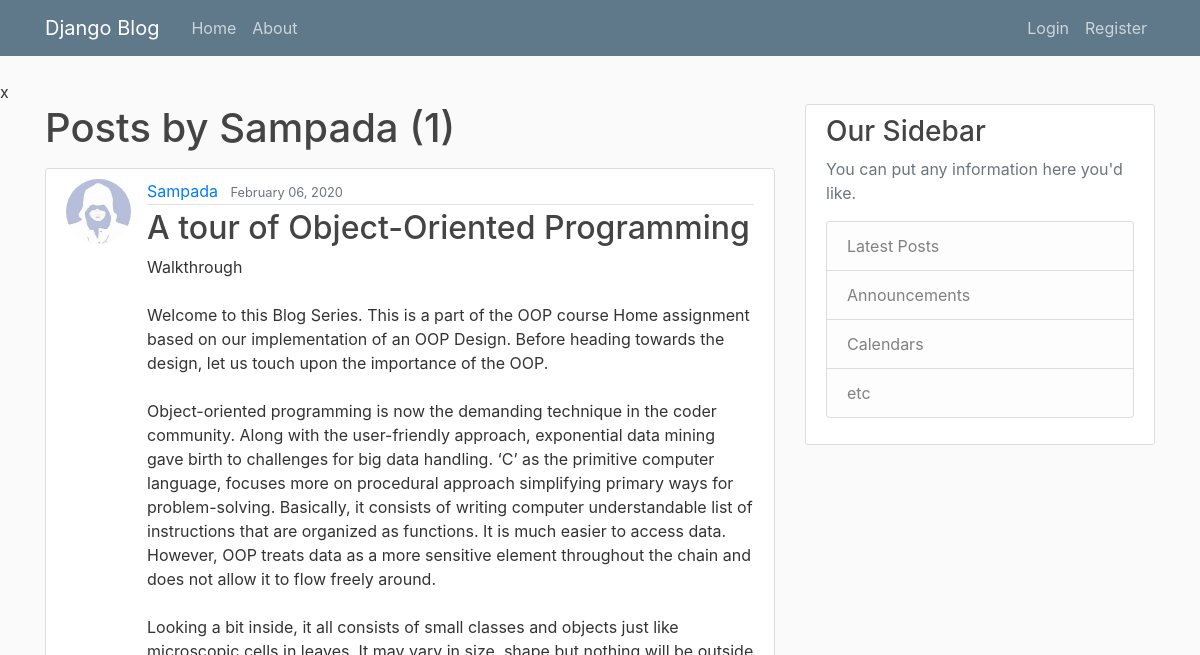
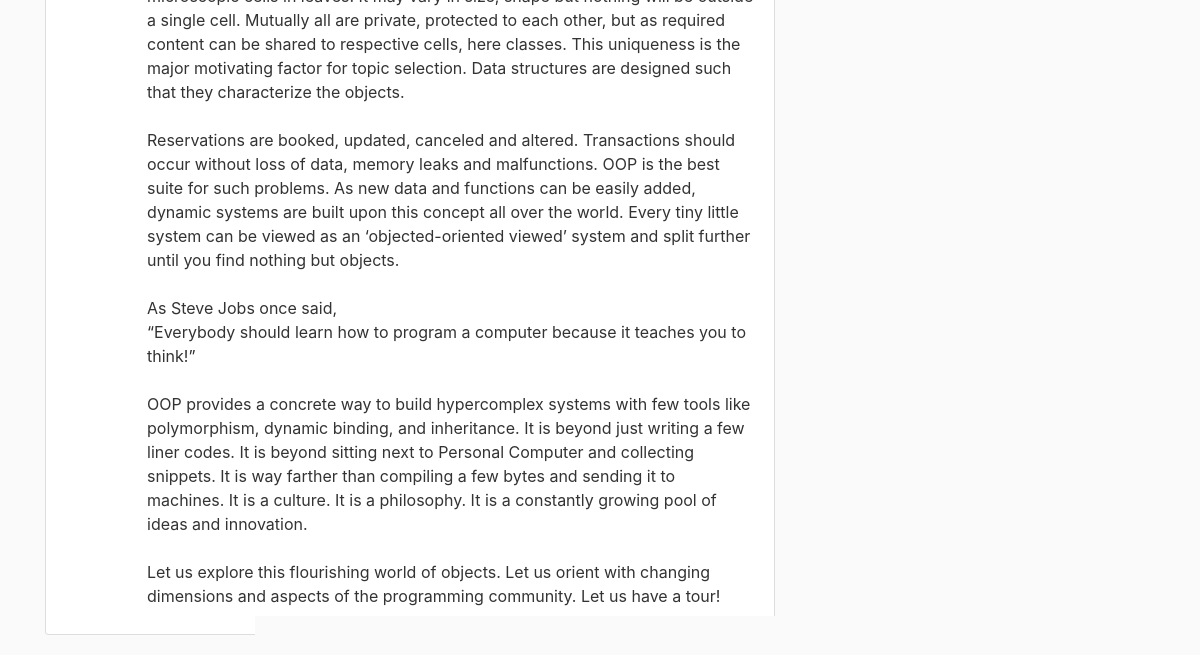
Before: /user/Sampada with the older database file (2 pictures, top to bottom).
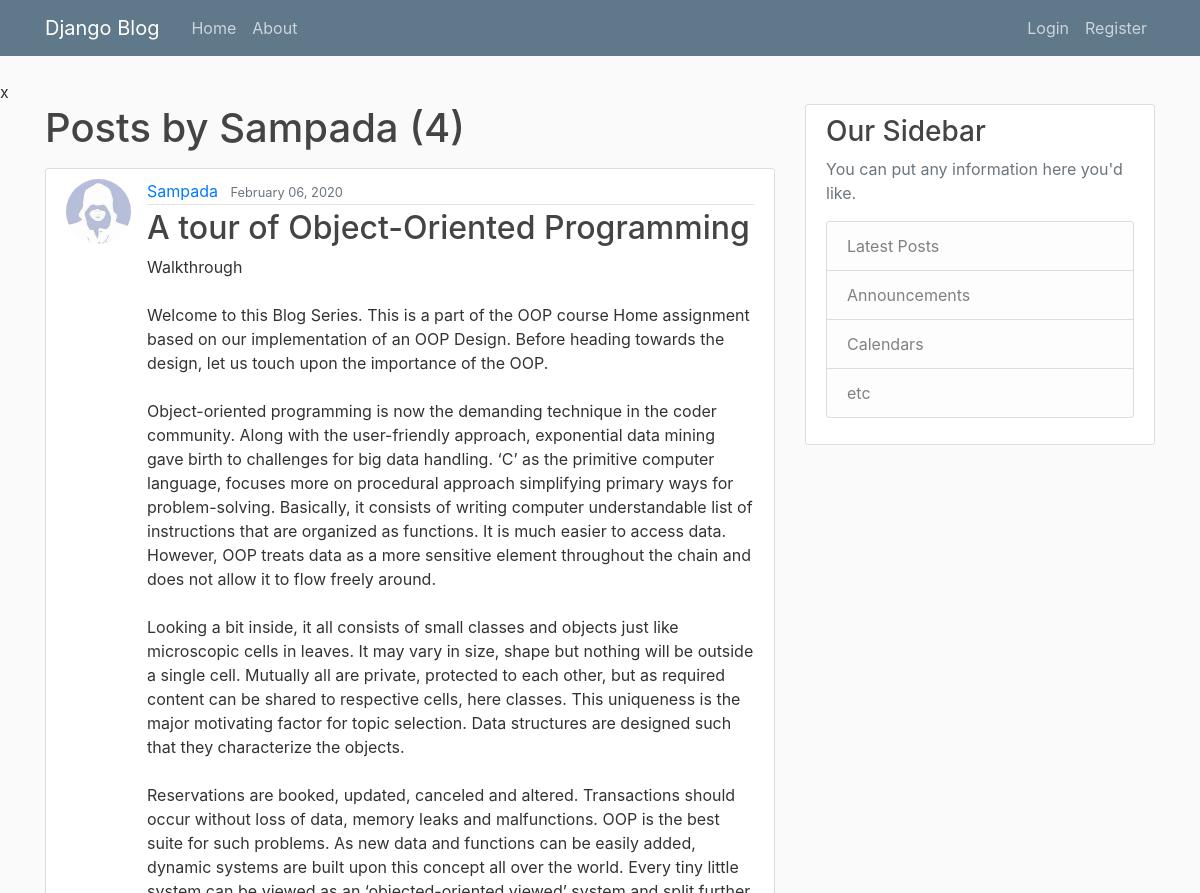
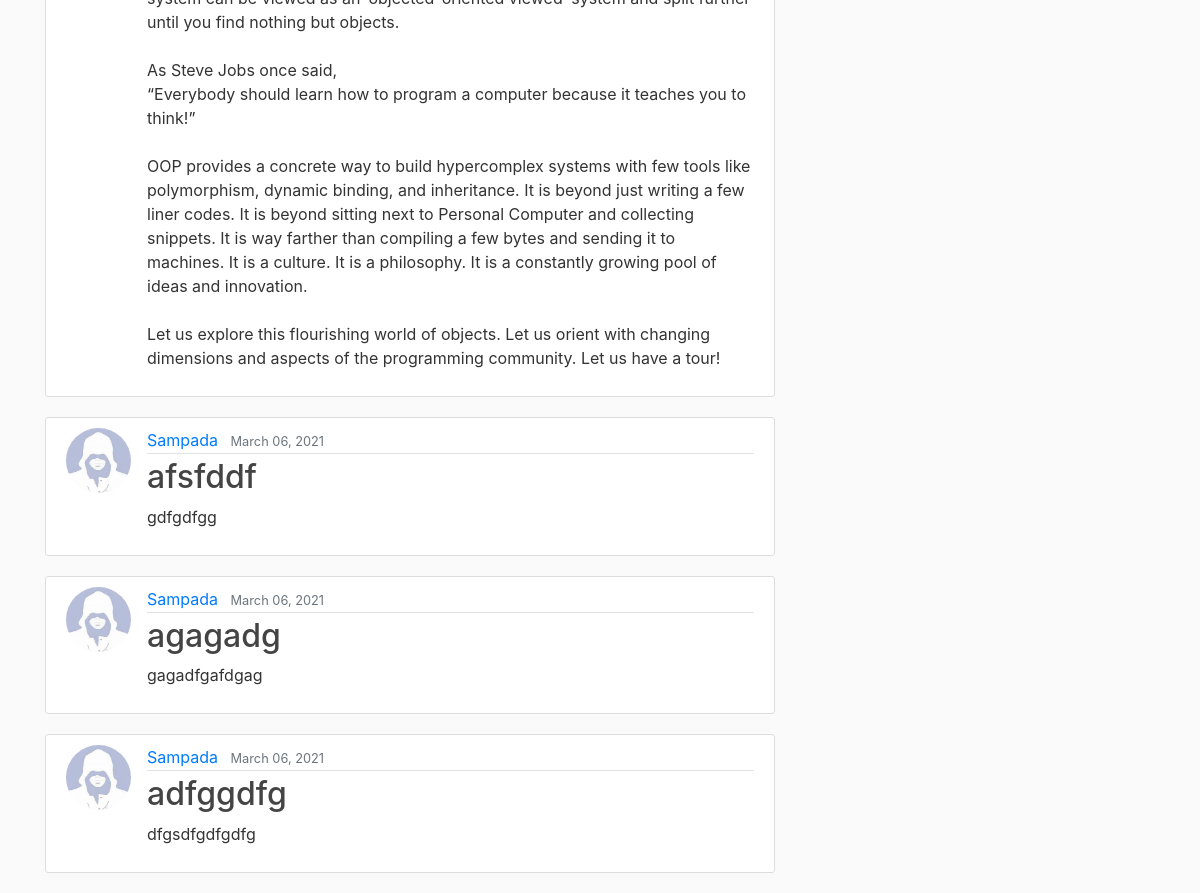
After: the same page with the newer database file (2 pictures, top to bottom).
### blog/models.py (models this page shows, shortened)
class Post(models.Model):
    title = models.CharField(max_length=100)
    content = models.TextField()
    date = models.DateTimeField(default=timezone.now)
    author = models.ForeignKey(User,on_delete= models.CASCADE)

### users/models.py (models this page shows, shortened)
class Profile(models.Model):
    user = models.OneToOneField(User, on_delete=models.CASCADE) #cascade means if user is deleted, profile is deleted too
    image = models.ImageField(default='default.jpg',upload_to='profile_pics')

### blog/views.py (the view)
# urls.py: path('user/<str:username>', UserPostListView.as_view(), name = 'user-posts'),
class UserPostListView(ListView):
    model = Post
    template_name = 'blog/user_posts.html' #<app>/<model>_<viewpoint>.html
    context_object_name = 'posts'
    paginate_by = 5
    def get_queryset(self):
        user = get_object_or_404(User, username = self.kwargs.get('username'))
        return Post.objects.filter(author = user).order_by('date')

### blog/templates/blog/user_posts.html (shortened to what this page needs)
{%extends "blog/base.html" %}
{%block content%}
        <h1 class="mb-3">Posts by {{view.kwargs.username}} ({{page_obj.paginator.count}})</h1>
    {%for post in posts%}
        <article class="media content-section back">
            <img class= "rounded-circle article-img" src="{{post.author.profile.image.url}}">
          <div class="media-body">
            <div class="article-metadata">
              <a class="mr-2" href="{%url 'user-posts' post.author.username%}">{{ post.author }}</a>
              <small class="text-muted">{{ post.date|date:"F d, Y" }}</small>
            </div>
            <h2><a class="article-title" href="{%url 'post-detail' post.id %}">{{ post.title }}</a></h2>
            <p class="article-content">{{ post.content }}</p>
          </div>
        </article>
    {%endfor%}
{%endblock content%}

### blog/templates/blog/base.html (shortened to what this page needs)
{%load static%}
<!DOCTYPE html>
<html lang="en">
<head>
    <link rel="stylesheet" href="https://maxcdn.bootstrapcdn.com/bootstrap/4.0.0/css/bootstrap.min.css">
    <link rel="stylesheet" type="text/css" href="{%static 'blog/main.css'%}">
</head>
<body style = "background-image: url(https://images.wallpaperscraft.com/image/forest_fog_trees_131999_1280x720.jpg);background-repeat: no-repeat;background-attachment: fixed;background-size: 1520px;
">
    <header class="site-header">
      <nav class="navbar navbar-expand-md navbar-dark bg-steel fixed-top">
        <div class="container">
          <a class="navbar-brand mr-4" href="/">Django Blog</a>
          <div class="collapse navbar-collapse" id="navbarToggle">
            <div class="navbar-nav mr-auto">
              <a class="nav-item nav-link" href="{% url 'blog-home'%}">Home</a>
              <a class="nav-item nav-link" href="{% url 'blog-about'%}">About</a>
            </div>
            <div class="navbar-nav">
                {% if user.is_authenticated %}
                <a class="nav-item nav-link" href="{%url 'post-create'%}">New Post</a>
                <a class="nav-item nav-link" href="{%url 'profile'%}">Profile</a>
                <a class="nav-item nav-link" href="{%url 'logout'%}">Logout</a>
                {% else %}
                    <a class="nav-item nav-link" href="{%url 'login'%}">Login</a>
                    <a class="nav-item nav-link" href="{%url 'register'%}">Register</a>
                {% endif %}
            </div>
          </div>
        </div>
      </nav>
    </header>
    <main role="main" class="container">
      <div class="row">
        <div class="col-md-8 ">
          {% block content %}{% endblock %}
        </div>
        <div class="col-md-4">
          <div class="content-section">
            <h3>Our Sidebar</h3>
            <p class='text-muted'>You can put any information here you'd like.
              <ul class="list-group">
                <li class="list-group-item list-group-item-light">Latest Posts</li>
                <li class="list-group-item list-group-item-light">Announcements</li>
                <li class="list-group-item list-group-item-light">Calendars</li>
                <li class="list-group-item list-group-item-light">etc</li>
              </ul>
            </p>
          </div>
        </div>
      </div>
    </main>
</body>
</html>

### blog/static/blog/main.css (style rules this page uses)
body { background: #fafafa; color: #333333; margin-top: 5rem; }
h1, h2, h3, h4, h5, h6 { color: #444444; }
ul { margin: 0; }
.bg-steel { background-color: #5f788a; }
.site-header .navbar-nav .nav-link { color: #cbd5db; }
.content-section { background: #ffffff; padding: 10px 20px; border: 1px solid #dddddd; border-radius: 3px; margin-bottom: 20px; }
.article-title { color: #444444; }
.article-content { white-space: pre-line; }
.article-img { height: 65px; width: 65px; margin-right: 16px; }
.article-metadata { padding-bottom: 1px; margin-bottom: 4px; border-bottom: 1px solid #e3e3e3 }

Changed rows visible on the page:
added Post: author.profile.image (placeholder picture), author "Sampada", date "March 06, 2021", title "afsfddf", content "gdfgdfgg"
added Post: author.profile.image (placeholder picture), author "Sampada", date "March 06, 2021", title "agagadg", content "gagadfgafdgag"
added Post: author.profile.image (placeholder picture), author "Sampada", date "March 06, 2021", title "adfggdfg", content "dfgsdfgdfgdfg"
Other visible differences:
{{ page_obj.paginator.count }}: "1" → "4"
